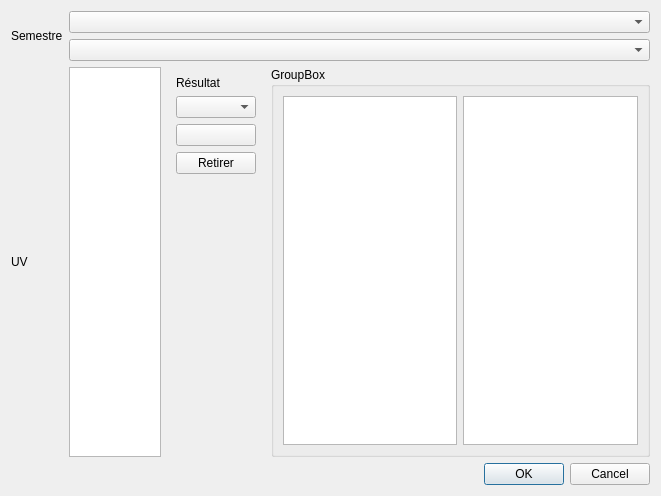
<?xml version="1.0" encoding="UTF-8"?>
<ui version="4.0">
 <class>remplirDossier</class>
 <widget class="QDialog" name="remplirDossier">
  <property name="geometry">
   <rect>
    <x>0</x>
    <y>0</y>
    <width>661</width>
    <height>496</height>
   </rect>
  </property>
  <property name="windowTitle">
   <string>Remplir Dossier</string>
  </property>
  <layout class="QGridLayout" name="gridLayout">
   <item row="0" column="0">
    <layout class="QVBoxLayout" name="verticalLayout">
     <item>
      <layout class="QGridLayout" name="gridLayout_2">
       <item row="2" column="1">
        <layout class="QVBoxLayout" name="verticalLayout_2">
         <item>
          <widget class="QComboBox" name="listeAnnee"/>
         </item>
         <item>
          <widget class="QComboBox" name="listeSaison"/>
         </item>
        </layout>
       </item>
       <item row="3" column="1">
        <layout class="QHBoxLayout" name="horizontalLayout">
         <item>
          <widget class="QColumnView" name="columnView"/>
         </item>
         <item>
          <widget class="QWidget" name="widget" native="true">
           <layout class="QVBoxLayout" name="verticalLayout_4">
            <item>
             <widget class="QLabel" name="label_3">
              <property name="text">
               <string>Résultat</string>
              </property>
             </widget>
            </item>
            <item>
             <widget class="QComboBox" name="comboBox"/>
            </item>
            <item>
             <widget class="QPushButton" name="ajouterBouon">
              <property name="text">
               <string/>
              </property>
             </widget>
            </item>
            <item>
             <widget class="QPushButton" name="retirerBouton">
              <property name="text">
               <string>Retirer</string>
              </property>
             </widget>
            </item>
            <item>
             <spacer name="verticalSpacer">
              <property name="orientation">
               <enum>Qt::Vertical</enum>
              </property>
              <property name="sizeHint" stdset="0">
               <size>
                <width>20</width>
                <height>40</height>
               </size>
              </property>
             </spacer>
            </item>
           </layout>
          </widget>
         </item>
         <item>
          <widget class="QGroupBox" name="groupBox">
           <property name="title">
            <string>GroupBox</string>
           </property>
           <layout class="QGridLayout" name="gridLayout_3">
            <item row="0" column="0">
             <layout class="QHBoxLayout" name="horizontalLayout_2">
              <item>
               <widget class="QColumnView" name="columnView_2"/>
              </item>
              <item>
               <widget class="QColumnView" name="columnView_3"/>
              </item>
             </layout>
            </item>
           </layout>
          </widget>
         </item>
        </layout>
       </item>
       <item row="3" column="0">
        <widget class="QLabel" name="label">
         <property name="text">
          <string>UV</string>
         </property>
        </widget>
       </item>
       <item row="2" column="0">
        <widget class="QLabel" name="label_2">
         <property name="text">
          <string>Semestre</string>
         </property>
        </widget>
       </item>
      </layout>
     </item>
    </layout>
   </item>
   <item row="1" column="0">
    <widget class="QDialogButtonBox" name="buttonBox">
     <property name="orientation">
      <enum>Qt::Horizontal</enum>
     </property>
     <property name="standardButtons">
      <set>QDialogButtonBox::Cancel|QDialogButtonBox::Ok</set>
     </property>
    </widget>
   </item>
  </layout>
 </widget>
 <resources/>
 <connections>
  <connection>
   <sender>buttonBox</sender>
   <signal>accepted()</signal>
   <receiver>remplirDossier</receiver>
   <slot>accept()</slot>
   <hints>
    <hint type="sourcelabel">
     <x>248</x>
     <y>254</y>
    </hint>
    <hint type="destinationlabel">
     <x>157</x>
     <y>274</y>
    </hint>
   </hints>
  </connection>
  <connection>
   <sender>buttonBox</sender>
   <signal>rejected()</signal>
   <receiver>remplirDossier</receiver>
   <slot>reject()</slot>
   <hints>
    <hint type="sourcelabel">
     <x>316</x>
     <y>260</y>
    </hint>
    <hint type="destinationlabel">
     <x>286</x>
     <y>274</y>
    </hint>
   </hints>
  </connection>
 </connections>
</ui>
